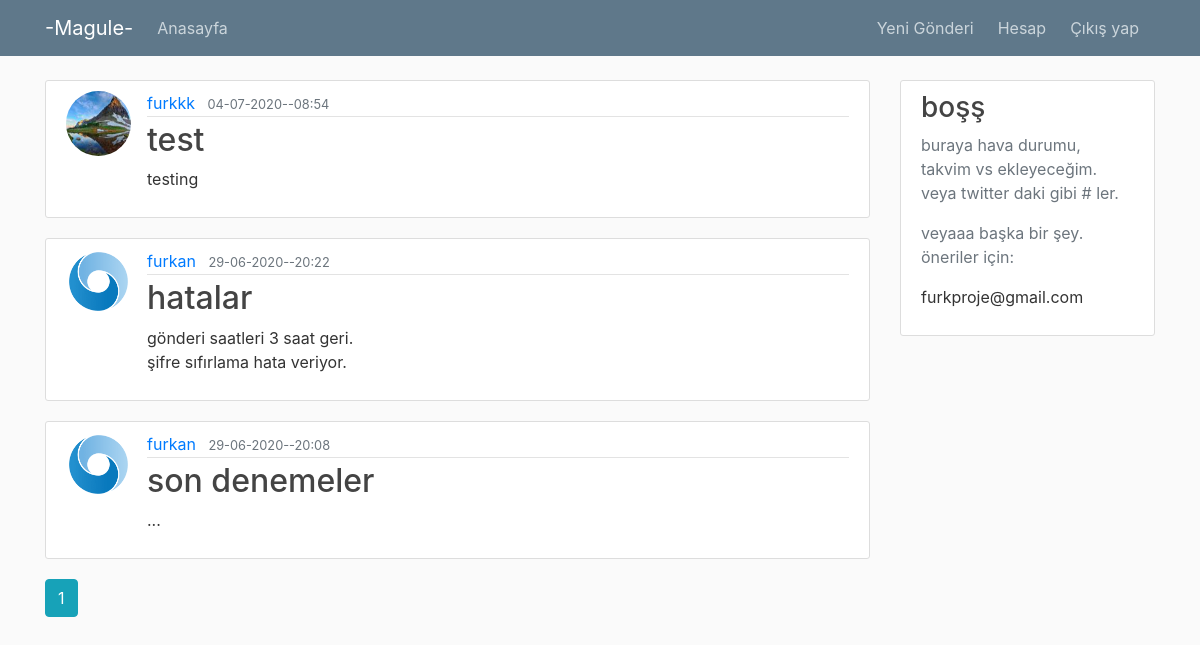
/home (signed in), run on the app's committed database.
### flaskblog/models.py (models this page shows, shortened)
class Post(db.Model):
	id = db.Column(db.Integer, primary_key=True)
	title = db.Column(db.String(100), nullable=False)
	date_posted = db.Column(db.DateTime, nullable=False, default=datetime.utcnow)
	content = db.Column(db.Text, nullable=False)
	user_id = db.Column(db.Integer, db.ForeignKey('user.id'), nullable=False) #check again

class User(db.Model, UserMixin):
	id = db.Column(db.Integer, primary_key=True) #primary_key=true a uniqie id for user.....
	username = db.Column(db.String(20), unique=True, nullable=False) #string 20 olmasinin nedeni max username.. uniqie olmasi da abvious zati... nulable=false da null olmasini engeller usernamin
	email = db.Column(db.String(120), unique=True, nullable=False)
	image_file = db.Column(db.String(20), nullable=False, default="default.jpg")
	password = db.Column(db.String(60), nullable=False)
	posts = db.relationship('Post', backref='author', lazy=True) #check again

### flaskblog/main/routes.py (the view)
@main.route("/")
@main.route("/home")
def home():
    page = request.args.get('page', 1, type=int) #istenilen sayfayi almak...type page number oluy yani birisi int den baska birsey girerese error.1 = default first page
    posts = Post.query.order_by(Post.date_posted.desc()).paginate(page=page, per_page=5)  #database den tum postlari al... page=page ile secilen page i query e  pass ediyoruk
    return render_template('home.html', posts=posts)

### flaskblog/models.py (called while the page is built)
@login_manager.user_loader
def load_user(user_id):
	return User.query.get(int(user_id))

### flaskblog/templates/home.html
{% extends "layout.html" %}
{% block content %}
	{% for post in posts.items %}
		<article class="media content-section">
		  <img class="rounded-circle article-img" src="{{ url_for('static', filename='profile_pics/' + post.author.image_file) }}">
		  <div class="media-body">
		    <div class="article-metadata">
		      <a class="mr-2" href="{{ url_for('users.user_posts', username=post.author.username) }}">{{ post.author.username }}</a>
		      <small class="text-muted">{{ post.date_posted.strftime('%d-%m-%Y--%H:%M') }}</small>
		    </div>
		    <h2><a class="article-title" href="{{ url_for('posts.post', post_id=post.id) }}">{{ post.title }}</a></h2>
		    <p class="article-content">{{ post.content }}</p>
		  </div>
		</article>
	{% endfor %}
	{% for page_num in posts.iter_pages(left_edge=1, right_edge=1, left_current=1, right_current=2) %}
		{% if page_num %}
			{% if posts.page == page_num %}
				<a class="btn btn-info mb-4" href="{{ url_for('main.home', page=page_num) }}"> {{ page_num }}</a>
			{% else %}
				<a class="btn btn-outline-info mb-4" href="{{ url_for('main.home', page=page_num) }}"> {{ page_num }}</a>
			{% endif %}
		{% else %}
		  ...
		{% endif %}
	{% endfor %}
{% endblock content %}

### flaskblog/static/main.css (style rules this page uses)
body { background: #fafafa; color: #333333; margin-top: 5rem; }
h1, h2, h3, h4, h5, h6 { color: #444444; }
.content-section { background: #ffffff; padding: 10px 20px; border: 1px solid #dddddd; border-radius: 3px; margin-bottom: 20px; }
.article-title { color: #444444; }
.article-content { white-space: pre-line; }
.article-img { height: 65px; width: 65px; margin-right: 16px; }
.article-metadata { padding-bottom: 1px; margin-bottom: 4px; border-bottom: 1px solid #e3e3e3 }

### data on the page
Post: image_file (picture), author.username "furkkk", date_posted "04-07-2020--08:54", title "test", content "testing"
Post: image_file (picture), author.username "furkan", date_posted "29-06-2020--20:22", title "hatalar", content "gönderi saatleri 3 saat geri. şifre sıfırlama hata veriyor."
Post: image_file (picture), author.username "furkan", date_posted "29-06-2020--20:08", title "son denemeler", content "..."

### other printed values
{{ page_num }} "1"
